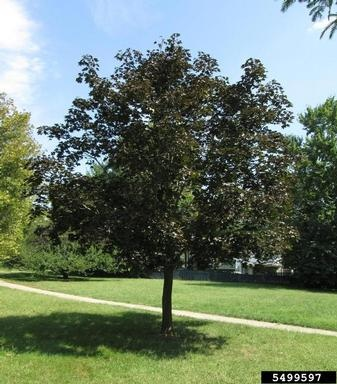
#> input picture imagenes/20250504_150527.jpg, 337 x 384 px
$ python -i procesamiento_imagen.py   (imports and definitions only)
#> lines starting #> are read from the running program, lines starting #| are printed output that depends on the picture; after the words box and inside, x2 and y2 are one past the last pixel; in counts of white or black regions, pixels touching at a corner belong together
import cv2
import numpy as np

class ProcesadorSombras:
    def __init__(self):
        self.mascara_automatica = None

    def generar_mascara_automatica(self, ruta_imagen):
        # Tu código con una pequeña mejora de contraste
#> called with ruta_imagen = '../imagenes/20250504_150527.jpg'
        img = cv2.imread(ruta_imagen)
#> img is the input picture: shape (384, 337, 3); mean B, G, R 105.2, 122.8, 107.4
        if img is None:
            return None

        # Convertimos a LAB para aislar la luminosidad (L) de los colores (A, B)
        lab = cv2.cvtColor(img, cv2.COLOR_BGR2LAB)
#> lab: shape (384, 337, 3); mean of channels 0, 1, 2 122.9, 119.7, 136
        l_channel, _, _ = cv2.split(lab)
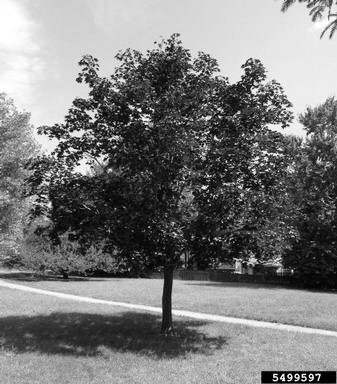
#> l_channel: shape (384, 337); min 0, max 255, mean 122.9

        # Aplicamos un filtro para suavizar texturas (como el pasto)
        # que a veces confunden a la IA
        l_blur = cv2.GaussianBlur(l_channel, (5, 5), 0)
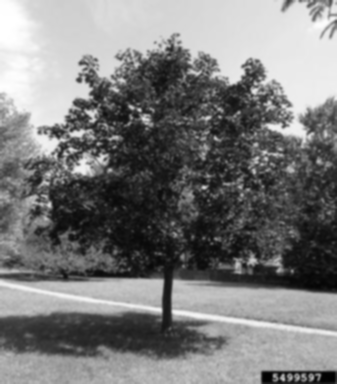
#> l_blur: shape (384, 337); min 1, max 255, mean 122.9

        # 3. Umbral de Otsu
        _, mascara = cv2.threshold(l_blur, 0, 255, cv2.THRESH_BINARY_INV + cv2.THRESH_OTSU)
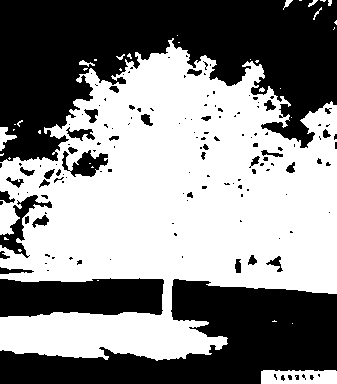
#> mascara: shape (384, 337); 53.4% white; 150 black regions (113 under 20 px), largest, box (x1, y1, x2, y2) and area: (0, 0, 337, 162) 32334, (0, 279, 337, 384) 18403, (0, 278, 164, 317) 5499

        # 4. Limpieza de ruido
        kernel = np.ones((5,5), np.uint8)
        self.mascara_automatica = cv2.morphologyEx(mascara, cv2.MORPH_OPEN, kernel)
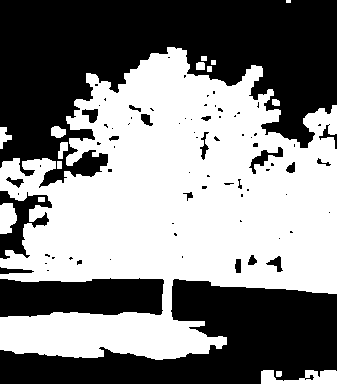
#> self.mascara_automatica: shape (384, 337); 51.4% white; 80 black regions (59 under 20 px), largest, box (x1, y1, x2, y2) and area: (0, 0, 337, 188) 35386, (0, 279, 337, 384) 18782, (0, 278, 164, 317) 5505

        return self.mascara_automatica

>>> result = ProcesadorSombras().generar_mascara_automatica('../imagenes/20250504_150527.jpg')
